Frame 1 (no input): blank canvas, image omitted
Frame 60 (the mouse pressed at the canvas centre just before this capture): blank canvas, image omitted
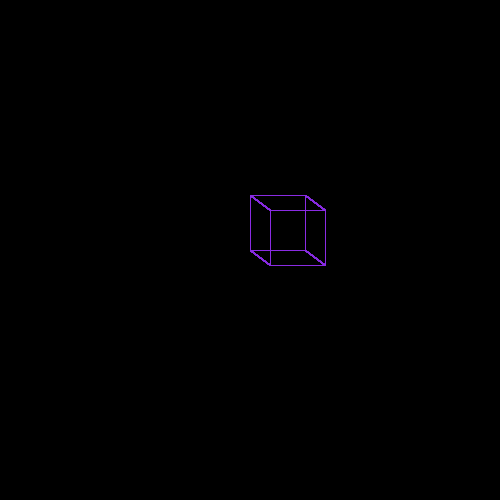
Frame 120 (the mouse held since frame 60 and released just before this capture)

The Processing sketch whose frames 1 and 60 were blank and that drew this single picture after the mouse press (run headless with seeded random() and noise(); from frame 60 on, the mouse is pressed at the canvas centre):

// Processing sketch: processing_17381
// ── processing_17381.pde

void setup () {
  size (500,500);
  background (#000000);
}

void draw () {



  
  if (mousePressed == true){
  stroke (#8A2BE2);
  line (mouseX, mouseY, mouseX+55, mouseY);
  line (mouseX, mouseY, mouseX, mouseY-55);
  line (mouseX, mouseY-55, mouseX+55, mouseY-55);
  line (mouseX+55, mouseY-55, mouseX+55, mouseY);
  
  line (mouseX+20, mouseY-40, mouseX+75, mouseY-40);
  line (mouseX+75, mouseY-40, mouseX+75, mouseY+15);
  line (mouseX+20, mouseY+15, mouseX+75, mouseY+15);
  line (mouseX+20, mouseY-40, mouseX+20, mouseY+15);
  
  line (mouseX, mouseY-55, mouseX+20, mouseY-40);
  line (mouseX+55, mouseY-55, mouseX+75, mouseY-40);
  line (mouseX+55, mouseY, mouseX+75, mouseY+15);
  line (mouseX, mouseY, mouseX+20, mouseY+15);
  
  }
   
  }
